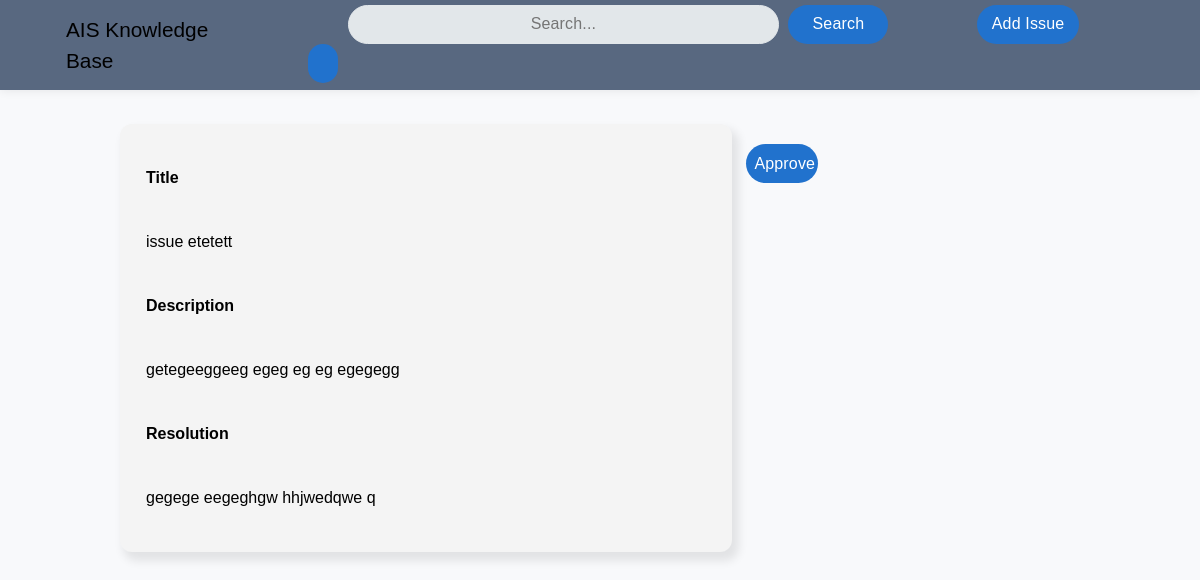
Before: /review.php?auth_id=0 with the older database file.
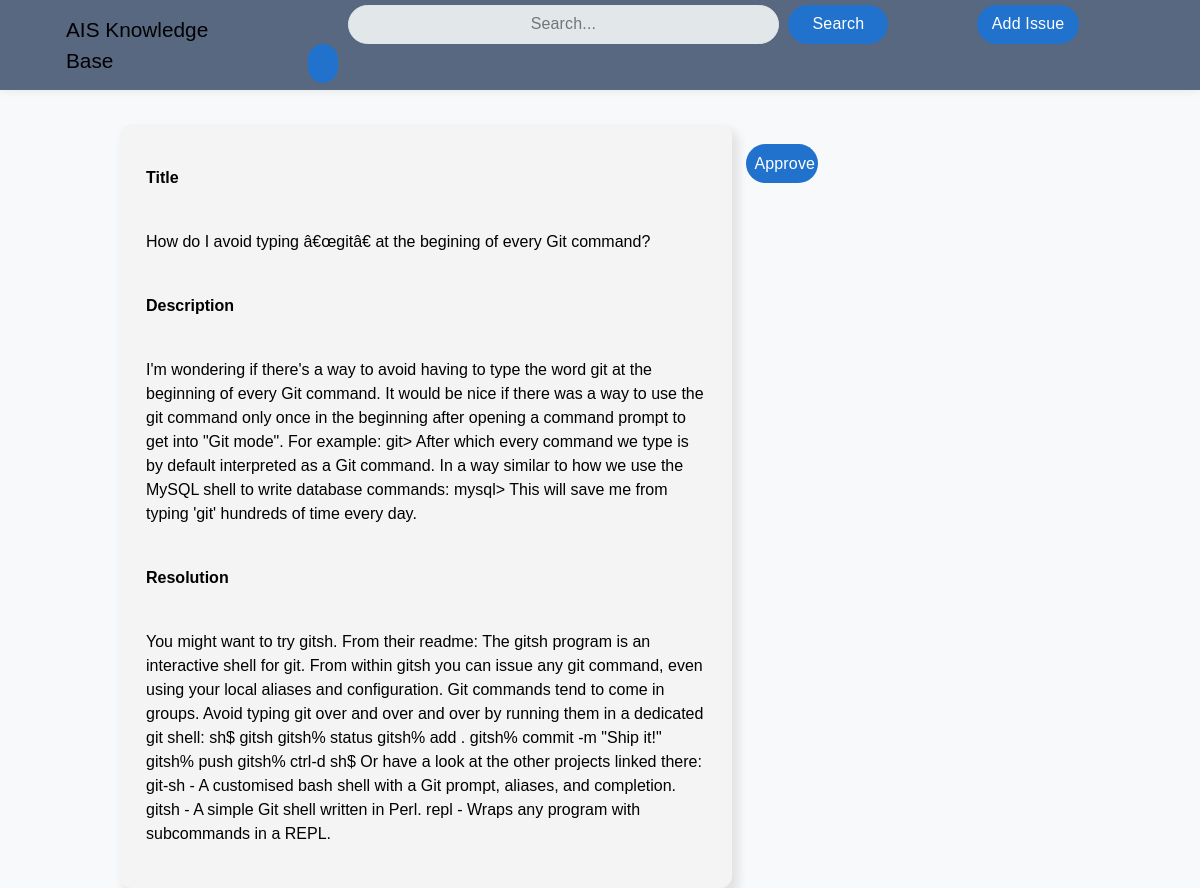
After: the same page with the newer database file.
### tables this page shows
CREATE TABLE `posts` (
  `post_id` int(11) NOT NULL,
  `title` varchar(250) NOT NULL,
  `description` text NOT NULL,
  `resolution` text NOT NULL,
  `user_id` int(11) NOT NULL,
  `approved` int(11) DEFAULT '0',
  `auth_id1` int(11) DEFAULT NULL,
  `auth_id2` int(11) DEFAULT NULL,
  `creation_time` datetime DEFAULT NULL,
  `lastemail_time` int(11) DEFAULT NULL
);

### dbconnect.php (called while the page is built, shortened)
<?php
  class dbconnector
  {
    public function getunapproved($auth_id){
    global $dblink;
    $query = $dblink->prepare("SELECT post_id, title, description, resolution FROM posts WHERE auth_id1 = ? OR auth_id2 = ?");
    $query->bind_param("ss", $auth_id, $auth_id);
    $query->execute();
    return ($query->get_result());
  }
}

### review.php (the view, shortened to what this page needs)
<?php
require_once("dbconnect.php");
if(isset($_GET['auth_id']))
{
  $dbconnection = new dbconnector;
  $dbconnection->connect();
  $result = $dbconnection->getunapproved($_GET['auth_id']);
  $rows = $result->fetch_array(MYSQLI_ASSOC);
  $num_rows = $result->num_rows;
}
else
{
  $num_rows = 0;
}
?>
 <!Doctype html>
 <html>
 <head>
   <link rel="stylesheet" href="css\style.css">
 </head>
 <body>
   <header>
     <div class="logo">
         <a href="dashboard.php" class="logo-link"><p>AIS Knowledge Base </p></a>
     </div>
             <nav class="searchres-bar">
                 <ul class="nav-list">
                   <li>
                     <form class="searchform searchform-nav" action="search.php" method="get">
                         <div class="form-group">
                             <input type="text" name="query" class="searchbox searchbox-nav" id="username" placeholder="Search..." <?php if(isset($_GET['query'])) {echo 'value="'.$_GET['query'].'"';}?>>
                             <button type="submit" class="btn btn-secondary searchbtn searchbtn-nav">Search</button>
                         </div>
                     </form>
                   </li>
                     <li><a class = "nav-darklnk" href="addissue.php"><button type="submit" class="nav-btn">Add Issue</a></li>
                     <li>
                       <div class="dropdown">
                         <button type="submit" class="nav-btn"><?php echo $_SESSION['name']; ?></button>
                       </div>
                     </li>
                 </ul>
             </nav>
   </header>
 <main class="post-main">
   <?php
   if(isset($_SESSION['approved']) && $_SESSION['approved'] == true)
   {
     echo '<div class="postcontainer">
           <p class="success">Issue approved successfully.</p>
           </div>';
     unset($_SESSION['approved']);
   }
   elseif($num_rows > 0)
   {
     echo '<div class="postcontainer">
            <p class="titlelabel"><b>Title</b></p>
            <p class="title">'.htmlentities($rows['title']).'</p>
            <p class="descriptionlabel"><b>Description</b></p>
            <p class="description">'.htmlentities($rows['description']).'</p>
            <p class="resolutionlabel"><b>Resolution</b></p>
            <p class="resolution">'.htmlentities($rows['resolution']).'</p>
          </div>
          <div class="backbuttondiv">
            <form action="approve.php" method="post">
              <input type="hidden" name="auth_id" value="'.htmlentities($_GET['auth_id']).'">
              <button type="submit" class="nav-btn backbutton">Approve</button>
            </form>
            </div>';
    }
    else
    {
      echo '<div class="postcontainer">
            <p class="error">Issue already approved or does not exist.</p>
            </div>';
    }
    ?>
 </main>
 </body>
 </html>

### css/style.css (style rules this page uses)
body { margin: 0; overflow-x: hidden; font-size: 16px; line-height: 26px; -webkit-animation: fade-in 0.3s linear; animation: fade-in 0.3s linear; margin: 0; font-family: "Krub", sans-serif; font-size: 1rem; font-weight: 400; line-height: 1.5; color: #666f74; text-align: left; background-color: #f8f9fb; }
button, input { overflow: visible; }
input, button, select, optgroup, textarea { margin: 0; font-family: inherit; font-size: inherit; line-height: inherit; outline: none; }
*, *::before, *::after { -webkit-box-sizing: inherit; box-sizing: inherit; }
*, *::before, *::after { -webkit-box-sizing: border-box; box-sizing: border-box; }
input { padding: 1px 0px; }
button { padding: 1px 6px; }
.btn.btn-secondary { background-color: #2172cd; color: #ffffff; }
button:not(:disabled), [type="button"]:not(:disabled), [type="reset"]:not(:disabled), [type="submit"]:not(:disabled) { cursor: pointer; }
.btn { font-size: 16px; padding: 4px 15px 5px; line-height: 1; font-weight: 500; height: 39px; letter-spacing: 0.01em; border: none; outline: none; position: relative; display: -webkit-inline-box; display: -ms-inline-flexbox; display: inline-flex; -webkit-box-pack: center; -ms-flex-pack: center; justify-content: center; -webkit-box-align: center; -ms-flex-align: center; align-items: center; text-align: center; cursor: pointer; border-radius: 30px; -webkit-transition: all 0.2s linear; transition: all 0.2s linear; -webkit-box-shadow: none; box-shadow: none; }
button, [type="button"], [type="reset"], [type="submit"] { -webkit-appearance: button; }
button, select { text-transform: none; }
header { background-color: #586880; position: relative; height: 90px; display: flex; align-items: center; box-shadow: 0 0 10px 0 rgba(0, 0, 0, 0.09); padding-top: 10px; padding-bottom: 10px; }
header * { display: inline; }
header li { margin: 20px; }
header li a { color: black; text-decoration: none; }
.logo { margin-left: 50px; margin-right: 20px; font-size: 1.3em; }
nav { margin-left: auto; margin-right: 50px; }
main { display: block; position: relative; background-color: #f8f9fb }
.dropdown { position: relative; display: inline-block; }
.dropdown-content a, p { color: black; padding: 12px 16px; text-decoration: none; display: block; }
button.nav-btn { font-size: 16px; padding: 4px 15px 5px; line-height: 1; font-weight: 500; height: 39px; letter-spacing: 0.01em; border: none; outline: none; position: relative; display: -webkit-inline-box; display: -ms-inline-flexbox; display: inline-flex; -webkit-box-pack: center; -ms-flex-pack: center; justify-content: center; -webkit-box-align: center; -ms-flex-align: center; align-items: center; text-align: center; cursor: pointer; border-radius: 30px; -webkit-transition: all 0.2s linear; transition: all 0.2s linear; -webkit-box-shadow: none; box-shadow: none; background-color: #2172cd; color: #ffffff; }
a.nav-darklnk { color: #ffffff; }
.searchform { width: 70%; margin-left: 15%; }
.searchbox { display: inline; padding: 8px 15px 8px 15px; height: 60px; font-family: "Krub", sans-serif; background: #e2e7ea; color: #4b5256; font-size: 16px; line-height: 25px; width: 80%; font-weight: 480; letter-spacing: 0.01em; border-radius: 30px; border: 1px solid #e2e7ea; text-align: center; }
.searchbtn { display: inline; height: 60px; margin-left: 5px; width: 100px; }
.searchres-bar { margin-left: 0; margin-right: 50px; width: 75%; }
.searchbox-nav { height: 39px; text-align: center; width: 50%; }
.searchbtn-nav { height: 39px; }
.searchform-nav { margin-left: 0; margin-right: 5.1%; }
.post-main { display: flex; width: 60%; margin-left: 10%; margin-right: 0; margin-top: 20px; }
.postcontainer { display: inline-block; margin-top: 2%; width: 85%; padding: 14px 10px; outline: none; border-radius: 12px; box-shadow: 5px 7px 10px 2px rgba(0, 0, 0, 0.09); background-color: #f4f4f4; }
button.backbutton { display: inline; margin: 20px auto; background: #2172cd; height: 39px; padding: 4px 8px 4px 8px; width: 100%; outline: none; color: white; border-radius: 30px; cursor: pointer; }
.backbuttondiv { margin: 2%; width: 10%; height: 5%; }
.logo-link { text-decoration: none; }

Changed rows visible on the page:
removed posts: title "issue etetett", description "getegeeggeeg egeg eg eg egegegg", resolution "gegege eegeghgw hhjwedqwe q"
now on this page (row edited): posts: title "How do I avoid typing â€œgitâ€ at the begining of every Git command?", description "I'm wondering if there's a way to avoid having to type the word git at the beginning of every Git command. It would be nice if there was a way to use the git command only once in the beginning after opening a command prompt to get into \"Git mode\". For example: git> After which every command we type is by default interpreted as a Git command. In a way similar to how we use the MySQL shell to write database commands: mysql> This will save me from typing 'git' hundreds of time every day.", resolution "You might want to try gitsh. From their readme: The gitsh program is an interactive shell for git. From within gitsh you can issue any git command, even using your local aliases and configuration. Git commands tend to come in groups. Avoid typing git over and over and over by running them in a dedicated git shell: sh$ gitsh gitsh% status gitsh% add . gitsh% commit -m \"Ship it!\" gitsh% push gitsh% ctrl-d sh$ Or have a look at the other projects linked there: git-sh - A customised bash shell with a Git prompt, aliases, and completion. gitsh - A simple Git shell written in Perl. repl - Wraps any program with subcommands in a REPL."
